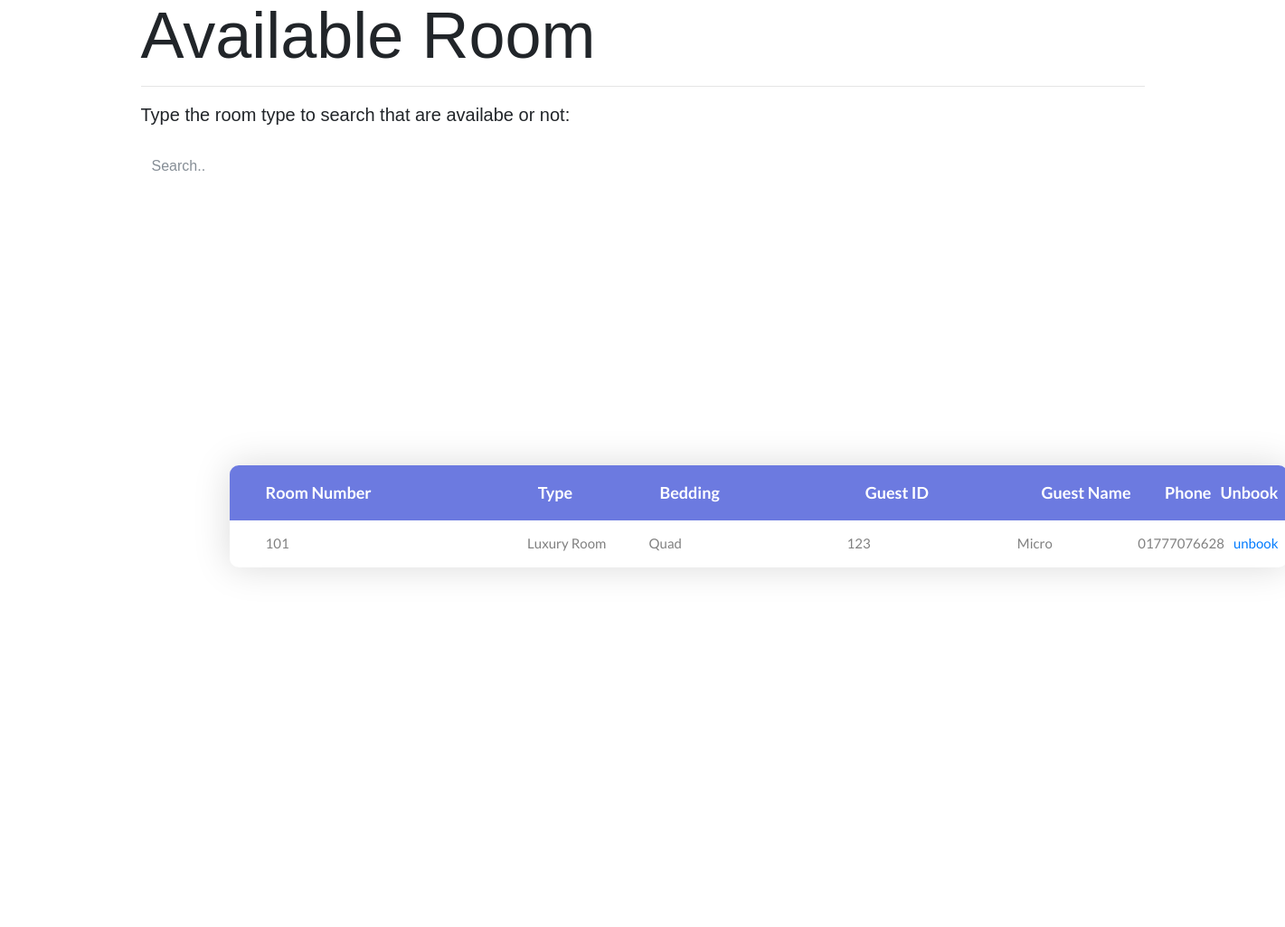
Before: /unbook_room.php with the older database file.
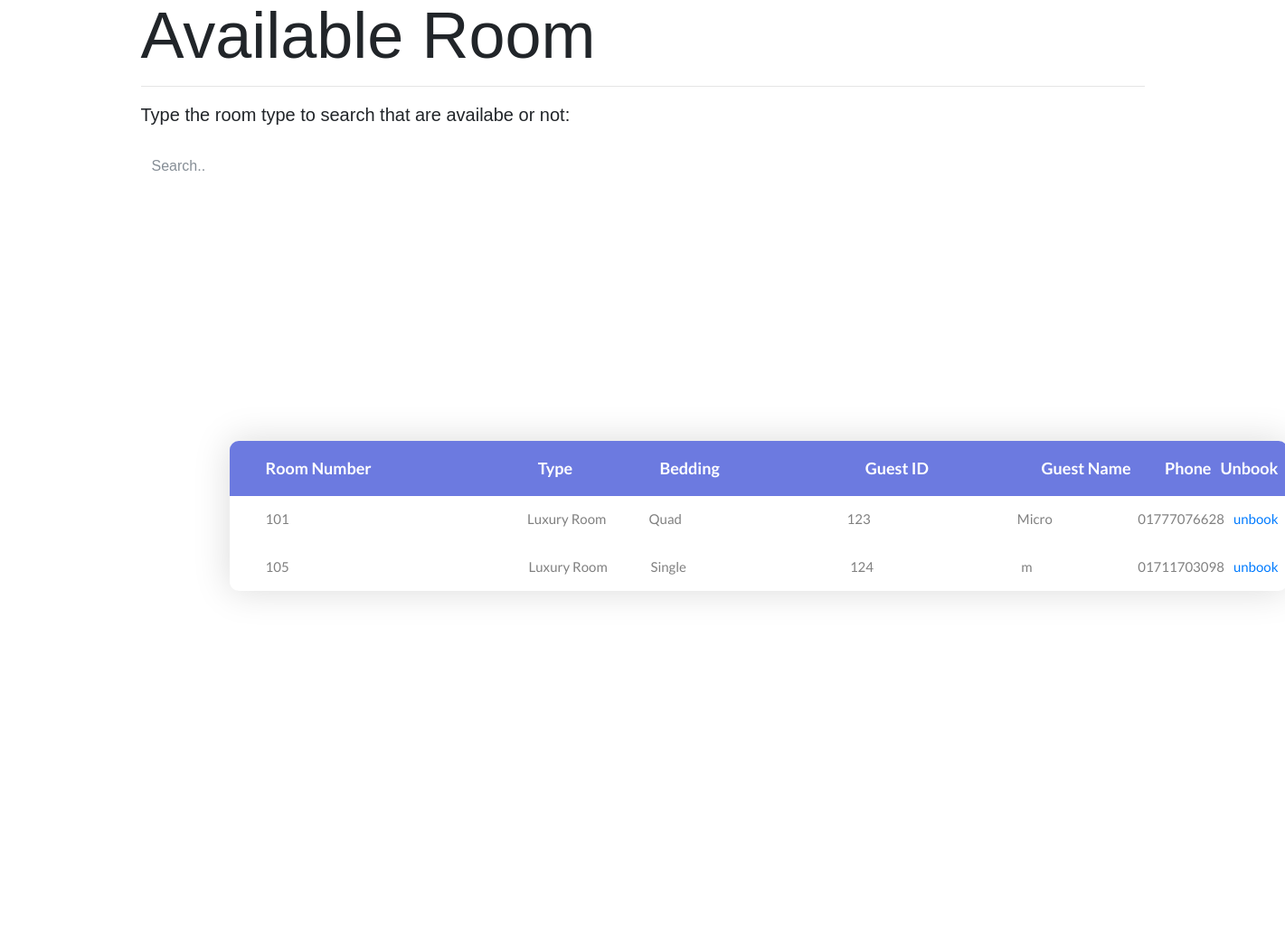
After: the same page with the newer database file.
### tables this page shows
CREATE TABLE `room_num` (
  `id` int(6) NOT NULL,
  `t_id` int(10) NOT NULL,
  `cusid` int(15) DEFAULT NULL
);

CREATE TABLE `room` (
  `id` int(10) UNSIGNED NOT NULL,
  `type` varchar(15) DEFAULT NULL,
  `bedding` varchar(10) DEFAULT NULL,
  `price` int(8) DEFAULT NULL
);

CREATE TABLE `guest_info` (
  `NID` varchar(8) NOT NULL,
  `first_name` varchar(15) DEFAULT NULL,
  `last_name` varchar(15) NOT NULL,
  `email` varchar(25) NOT NULL,
  `phn_number` varchar(11) NOT NULL,
  `pass` varchar(15) DEFAULT NULL,
  `conf_pass` varchar(15) DEFAULT NULL
);

### unbook_room.php (the view, shortened to what this page needs)
<!DOCTYPE html>
<html lang="en">
<head>
	<link rel="stylesheet" type="text/css" href="css/bootstrap.min.css">
	<link rel="stylesheet" type="text/css" href="fonts/font-awesome-4.7.0/css/font-awesome.min.css">
	<link rel="stylesheet" type="text/css" href="css/animate.css">
	<link rel="stylesheet" type="text/css" href="css/select2.min.css">
	<link rel="stylesheet" type="text/css" href="css/perfect-scrollbar.css">
	<link rel="stylesheet" type="text/css" href="css/util.css">
	<link rel="stylesheet" type="text/css" href="css/main.css">
</head>
<body>
	<div class="container">
	<h2 class="display-3 lead">Available Room</h2>
	<hr>
  <p class="lead">Type the room type to search that are availabe or not:</p><br> </di>
  <input class="form-control" id="myInput" type="text" placeholder="Search..">
  <br>
	<div class="limiter">
		<div class="container-table100">
			<div class="wrap-table100">
				<div class="table100 ver1 m-b-110">
					<div class="table100-head">
						<table>
							<thead>
								<tr class="row100 head">
									<th class="cell100 column1">Room Number</th>
									<th class="cell100 column2">Type</th>
									<th class="cell100 column3">Bedding</th>
									<th class="cell100 column4">Guest ID</th>
									<th class="cell100 column5">Guest Name</th>
									<th class="cell100 column6">Phone</th>
									<th class="cell100 column7">Unbook</th>
								</tr>
							</thead>
						</table>
					</div>
					<?php
                    require "connection.php";
                    $result= "SELECT rn.id,r.type,r.bedding,g.NID,g.first_name,g.phn_number
                              FROM room_num AS rn, room AS r, guest_info AS g
                              WHERE rn.t_id=r.id AND rn.cusid IS NOT null AND g.NID=rn.cusid";
                    $query= mysqli_query($conn,$result);
                    while($row=mysqli_fetch_assoc($query)){
                    echo '<div class="table100-body js-pscroll">
						<table>
							<tbody id="myTable">
								<tr class="row100 body">
									<td class="cell100 column1">'.$row["id"].'</td>
									<td class="cell100 column2">'.$row["type"].'</td>
									<td class="cell100 column3">'.$row["bedding"].'</td>
									<td class="cell100 column4">'.$row["NID"].'</td>
									<td class="cell100 column5">'.$row["first_name"].'</td>
                                    <td class="cell100 column6">'.$row["phn_number"].'</td>
									<td class="cell100 column7"><a href=unbook_operation.php?id='.$row['id'].'>unbook</a></td>
								</tr>
							</tbody>
						</table>
					</div>';
                }
					?>
									</div>
				</div>
			</div>
		</div>
</body>
</html>

Changed rows visible on the page:
added room_num: id "105", room.type "Luxury Room", room.bedding "Single", guest_info.NID "124", guest_info.first_name "m", guest_info.phn_number "01711703098"
